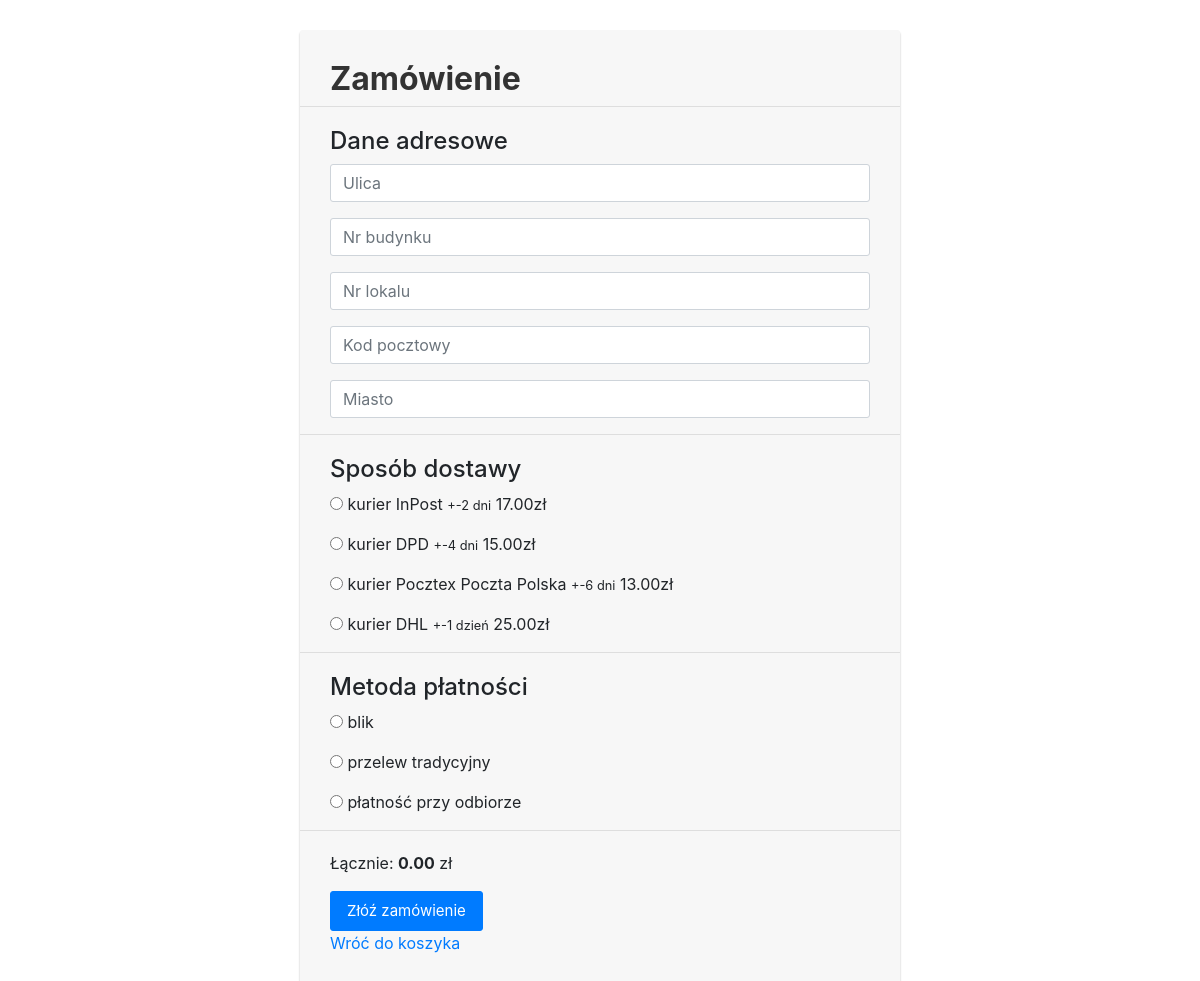
/teashop/user/orders/order.php (signed in), run on the app's committed database.
### tables this page shows
CREATE TABLE `dostawy` (
  `iddostawa` int(11) NOT NULL,
  `nazwa` varchar(30) NOT NULL,
  `cena` decimal(6,2) NOT NULL,
  `szacowany_czas` int(2) DEFAULT NULL
);

CREATE TABLE `platnosci` (
  `idplatnosc` int(11) NOT NULL,
  `nazwa` varchar(30) NOT NULL,
  `czy_dostepny` tinyint(1) NOT NULL
);

### teashop/user/orders/order.php (the view, shortened to what this page needs)
<?php
    $pol = new mysqli("localhost", "root", "", "teashop");
?>
<!DOCTYPE html>
<html lang="PL-pl">
<head>
<link rel="stylesheet" href="https://stackpath.bootstrapcdn.com/bootstrap/4.5.0/css/bootstrap.min.css">
<link href="https://maxcdn.bootstrapcdn.com/font-awesome/4.7.0/css/font-awesome.min.css" rel="stylesheet">
</head>
<body>
<div class="user" id="change_data">
    <form action="order_add.php?" method="post">
      <h2>Zamówienie</h2>
      <hr>
        <h4>Dane adresowe</h4>
        <div class="form-group">
              <input type="text" class="form-control" name="street" placeholder="Ulica" required="required">
        </div>
        <div class="form-group">
              <input type="text" class="form-control" name="number" placeholder="Nr budynku" required="required">
        </div>
        <div class="form-group">
              <input type="text" class="form-control" name="additional" placeholder="Nr lokalu">
        </div>
        <div class="form-group">
              <input type="text" class="form-control" name="post_code" placeholder="Kod pocztowy" required="required">
        </div>
        <div class="form-group">
              <input type="text" class="form-control" name="city" placeholder="Miasto" required="required">
        </div>
        <hr>
        <h4>Sposób dostawy</h4>
          <?php
            $zap = "SELECT * FROM dostawy";
            $wynik = $pol->query($zap);
            if ($wynik->num_rows > 0)
            while ($delivery = $wynik->fetch_assoc()){
              $temp = ($delivery["szacowany_czas"] == 1)? 'dzień' : 'dni';
              echo "<p><input type='radio' name='delivery' value='{$delivery["iddostawa"]}' onclick='changeTotal({$delivery["cena"]})' required='required'> {$delivery["nazwa"]} <small>+-{$delivery["szacowany_czas"]} {$temp}</small> <span id='delivery_price' value='{$delivery["cena"]}'>{$delivery["cena"]}</span>zł</p>";
            }
          ?>
        <hr>
        <h4>Metoda płatności</h4>
        <?php
            $zap = "SELECT * FROM platnosci where czy_dostepny = 1";
            $wynik = $pol->query($zap);
            if ($wynik->num_rows > 0)
            while ($payment = $wynik->fetch_assoc())
              echo "<p><input type='radio' name='payment' value='{$payment["idplatnosc"]}' required='required'> {$payment["nazwa"]}</p>";
          ?>
          <hr>
        <p>Łącznie: <strong><?php echo number_format($_SESSION["total_price"], 2);?></strong> zł</p>
        <div class="form-group">
            <button type="submit" class="btn btn-primary btn-lg">Złóź zamówienie</button><br/>
            <a href='../../cart/cart.php'>Wróć do koszyka</a>
        </div>
      </form>
</div><br><br>
</body>
</html>

### teashop/user/orders/order.php (style rules this page uses)
.form-control, .btn { border-radius: 3px; }
.user { min-width: 450px; max-width: 600px; margin: 30px auto; border-radius: 3px; margin-bottom: 15px; background: #f7f7f7; box-shadow: 0px 2px 2px rgba(0, 0, 0, 0.3); padding: 30px; }
.user h2 { color: #333; font-weight: bold; margin-top: 0; }
.user hr { margin: 0 -30px 20px; }
.user .btn { font-size: 15px; min-width: 140px; }

### data on the page
dostawy: nazwa "kurier InPost", szacowany_czas "2", szacowany_czas "dni", cena "17.00"
dostawy: nazwa "kurier DPD", szacowany_czas "4", szacowany_czas "dni", cena "15.00"
dostawy: nazwa "kurier Pocztex Poczta Polska", szacowany_czas "6", szacowany_czas "dni", cena "13.00"
dostawy: nazwa "kurier DHL", szacowany_czas "1", szacowany_czas "dzień", cena "25.00"
platnosci: nazwa "blik"
platnosci: nazwa "przelew tradycyjny"
platnosci: nazwa "płatność przy odbiorze"

### other printed values
$_SESSION["total_price"] "0.00"
